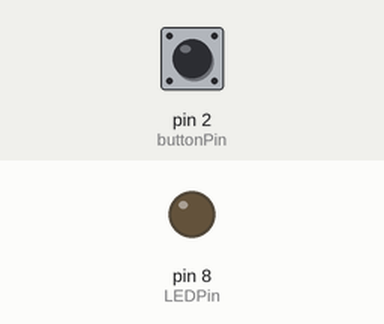
This sketch was run on a simulated Arduino Uno, built with avr-gcc and run on an emulated ATmega328P. Parts: output pins drawn as LEDs (lit = HIGH). The inputs (shaded band) are chosen by the test bench; at power-on: pin 2 (buttonPin) HIGH.

Above: at 1.2 s.
1.3 s: pin 2 (buttonPin) pulled LOW for 3.2 s
At 5.1 s:
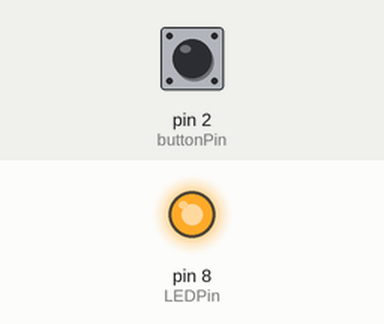
6.0 s: pin 2 (buttonPin) pulled LOW for 0.15 s
At 7.1 s:
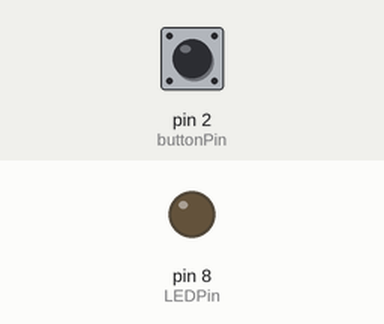
Timing chart, 0 to 9.0 s (numbered marks = the images above; inputs shaded):
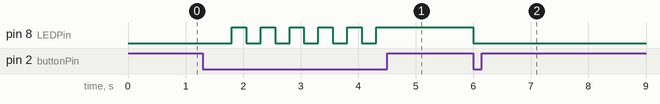

Measured:
- after the input at 1.3 s, pin 8 (LEDPin): alternates HIGH for 0.25 s and LOW for 0.25 s, 11 changes in all, then stays HIGH, starting after 0.50 s
- after the input at 6.0 s, pin 8 (LEDPin): HIGH → LOW at once

The sketch:

LED_Test.ino
```cpp
bool lightSwitchState = HIGH;  //represnts the original boolean state for the lightswitch.  High in this case is off
bool lastButtonState = HIGH; //Last state of the button (pushed = LOW)
bool debounced = LOW;  //Check to see if we are still in boncing mode  LOW means we are not bouncing

const int LEDPin = 8;  //Where the LED on the wand is plugged into the arduino
const int buttonPin = 2;  // Where our button is plugged into the Arduino

unsigned long lastButtonActivation = 0;  //Keeps track of the time of the last button press
unsigned long debounceDelay = 250;  //How long before we will recognize another button push
//This delay stops our pressing of a button to be seen as multiple presses

void setup() {
  // put your setup code here, to run once:
  Serial.begin(9600);  //begin the serial connection at 9600 baud
  pinMode(LEDPin, OUTPUT);  //activate the LED pin in output mode
  pinMode(buttonPin, INPUT_PULLUP); //activate the button pin as an input.
  //INPUT_PULLUP allows us to activate the pin and make it default to HIGH
}

void loop() {
  // put your main code here, to run repeatedly:
  int buttonPress = digitalRead(buttonPin);  //Check to see what the value of the button pin is

  if (buttonPress != lastButtonState && debounced == LOW) //if the button has changed state (off to on or on to off and we are looking for input
  {
    lastButtonActivation=millis();  //get the time of when the button is being pushed
    debounced = HIGH; //With debounced set to HIGH we are now going to wait till the button is released
  }
  if((millis()-lastButtonActivation) > debounceDelay) //compare the current time minus the time when the button was originally pressed.
                                                      //if the value is larger than the delay we set, then this is a new button press
  {
    if (buttonPress==LOW) //verify that the button is really pressed
    {
      lightSwitchState = !lightSwitchState;  //Change the state of the LED (on to off or off to on)
      digitalWrite(LEDPin, lightSwitchState); //Send the command to change the switch
      debounced = LOW; //We can now look for another button press
    }
  }
}
```
